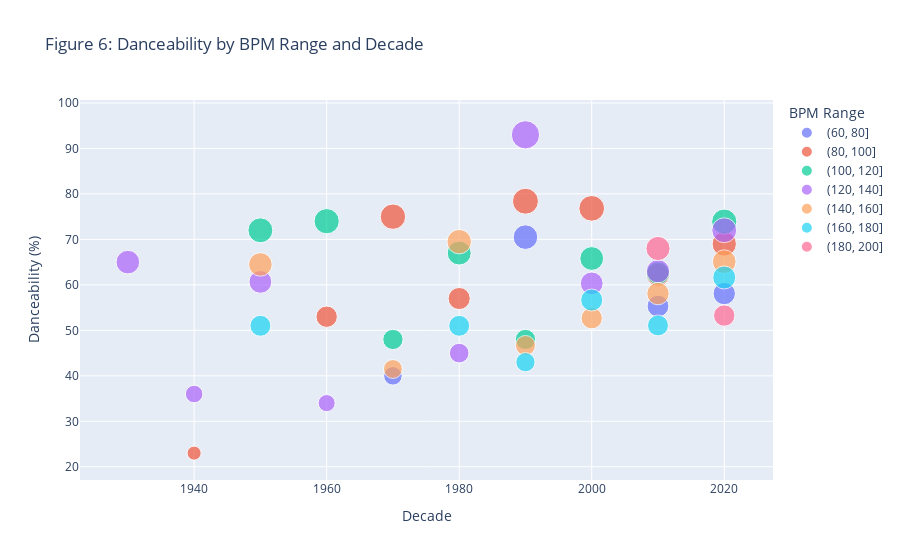

The code cell stored with this chart in its notebook:
### Code cell
df['decade'] = (df['released_year'] // 10) * 10
bpm_danceability = df.groupby(['bpm_range', 'decade'])['danceability_%'].mean().reset_index()
bpm_danceability_cleaned = bpm_danceability.dropna(subset=['danceability_%'])

bpm_danceability_cleaned['bpm_range'] = bpm_danceability_cleaned['bpm_range'].astype(str)

fig = px.scatter(
    bpm_danceability_cleaned,
    x='decade',
    y='danceability_%',
    color='bpm_range',
    size='danceability_%',  
    hover_data={
        "bpm_range": True,  
        "danceability_%": ":.2f",  
        "decade": True      
    },
    labels={
        "danceability_%": "Danceability (%)",
        "decade": "Decade",
        "bpm_range": "BPM Range"
    },
    title="Figure 6: Danceability by BPM Range and Decade",
    template="plotly",
)


fig.update_traces(
    hovertemplate="<b>Decade:</b> %{x}<br>" +
                  "<b>BPM Range:</b> %{customdata[0]}<br>" +
                  "<b>Danceability:</b> %{y:.2f}%<br>"
)


fig.show()

### Figure 1 — Plotly figure (JSON) as saved in the notebook; plotly's stock layout.template omitted (floating-point values rounded to 4 significant figures)
{"data": [{"customdata": [["(60, 80]"], ["(60, 80]"], ["(60, 80]"], ["(60, 80]"]], "hovertemplate": "<b>Decade:</b> %{x}<br><b>BPM Range:</b> %{customdata[0]}<br><b>Danceability:</b> %{y:.2f}%<br>", "legendgroup": "(60, 80]", "marker": {"color": "#636efa", "size": [40, 70.5, 55.33, 58.09], "sizemode": "area", "sizeref": 0.2325, "symbol": "circle"}, "mode": "markers", "name": "(60, 80]", "orientation": "v", "showlegend": true, "type": "scatter", "x": [1970, 1990, 2010, 2020], "xaxis": "x", "y": [40, 70.5, 55.33, 58.09], "yaxis": "y"}, {"customdata": [["(80, 100]"], ["(80, 100]"], ["(80, 100]"], ["(80, 100]"], ["(80, 100]"], ["(80, 100]"], ["(80, 100]"], ["(80, 100]"]], "hovertemplate": "<b>Decade:</b> %{x}<br><b>BPM Range:</b> %{customdata[0]}<br><b>Danceability:</b> %{y:.2f}%<br>", "legendgroup": "(80, 100]", "marker": {"color": "#EF553B", "size": [23, 53, 75, 57, 78.4, 76.83, 62.21, 69], "sizemode": "area", "sizeref": 0.2325, "symbol": "circle"}, "mode": "markers", "name": "(80, 100]", "orientation": "v", "showlegend": true, "type": "scatter", "x": [1940, 1960, 1970, 1980, 1990, 2000, 2010, 2020], "xaxis": "x", "y": [23, 53, 75, 57, 78.4, 76.83, 62.21, 69], "yaxis": "y"}, {"customdata": [["(100, 120]"], ["(100, 120]"], ["(100, 120]"], ["(100, 120]"], ["(100, 120]"], ["(100, 120]"], ["(100, 120]"], ["(100, 120]"]], "hovertemplate": "<b>Decade:</b> %{x}<br><b>BPM Range:</b> %{customdata[0]}<br><b>Danceability:</b> %{y:.2f}%<br>", "legendgroup": "(100, 120]", "marker": {"color": "#00cc96", "size": [72, 74, 48, 67, 48, 65.8, 62.58, 73.91], "sizemode": "area", "sizeref": 0.2325, "symbol": "circle"}, "mode": "markers", "name": "(100, 120]", "orientation": "v", "showlegend": true, "type": "scatter", "x": [1950, 1960, 1970, 1980, 1990, 2000, 2010, 2020], "xaxis": "x", "y": [72, 74, 48, 67, 48, 65.8, 62.58, 73.91], "yaxis": "y"}, {"customdata": [["(120, 140]"], ["(120, 140]"], ["(120, 140]"], ["(120, 140]"], ["(120, 140]"], ["(120, 140]"], ["(120, 140]"], ["(120, 140]"], ["(120, 140]"]], "hovertemplate": "<b>Decade:</b> %{x}<br><b>BPM Range:</b> %{customdata[0]}<br><b>Danceability:</b> %{y:.2f}%<br>", "legendgroup": "(120, 140]", "marker": {"color": "#ab63fa", "size": [65, 36, 60.67, 34, 45, 93, 60.33, 63, 72.02], "sizemode": "area", "sizeref": 0.2325, "symbol": "circle"}, "mode": "markers", "name": "(120, 140]", "orientation": "v", "showlegend": true, "type": "scatter", "x": [1930, 1940, 1950, 1960, 1980, 1990, 2000, 2010, 2020], "xaxis": "x", "y": [65, 36, 60.67, 34, 45, 93, 60.33, 63, 72.02], "yaxis": "y"}, {"customdata": [["(140, 160]"], ["(140, 160]"], ["(140, 160]"], ["(140, 160]"], ["(140, 160]"], ["(140, 160]"], ["(140, 160]"]], "hovertemplate": "<b>Decade:</b> %{x}<br><b>BPM Range:</b> %{customdata[0]}<br><b>Danceability:</b> %{y:.2f}%<br>", "legendgroup": "(140, 160]", "marker": {"color": "#FFA15A", "size": [64.5, 41.5, 69.5, 46.67, 52.67, 58.08, 65.11], "sizemode": "area", "sizeref": 0.2325, "symbol": "circle"}, "mode": "markers", "name": "(140, 160]", "orientation": "v", "showlegend": true, "type": "scatter", "x": [1950, 1970, 1980, 1990, 2000, 2010, 2020], "xaxis": "x", "y": [64.5, 41.5, 69.5, 46.67, 52.67, 58.08, 65.11], "yaxis": "y"}, {"customdata": [["(160, 180]"], ["(160, 180]"], ["(160, 180]"], ["(160, 180]"], ["(160, 180]"], ["(160, 180]"]], "hovertemplate": "<b>Decade:</b> %{x}<br><b>BPM Range:</b> %{customdata[0]}<br><b>Danceability:</b> %{y:.2f}%<br>", "legendgroup": "(160, 180]", "marker": {"color": "#19d3f3", "size": [51, 51, 43, 56.67, 51.08, 61.63], "sizemode": "area", "sizeref": 0.2325, "symbol": "circle"}, "mode": "markers", "name": "(160, 180]", "orientation": "v", "showlegend": true, "type": "scatter", "x": [1950, 1980, 1990, 2000, 2010, 2020], "xaxis": "x", "y": [51, 51, 43, 56.67, 51.08, 61.63], "yaxis": "y"}, {"customdata": [["(180, 200]"], ["(180, 200]"]], "hovertemplate": "<b>Decade:</b> %{x}<br><b>BPM Range:</b> %{customdata[0]}<br><b>Danceability:</b> %{y:.2f}%<br>", "legendgroup": "(180, 200]", "marker": {"color": "#FF6692", "size": [68, 53.25], "sizemode": "area", "sizeref": 0.2325, "symbol": "circle"}, "mode": "markers", "name": "(180, 200]", "orientation": "v", "showlegend": true, "type": "scatter", "x": [2010, 2020], "xaxis": "x", "y": [68, 53.25], "yaxis": "y"}], "layout": {"legend": {"itemsizing": "constant", "title": {"text": "BPM Range"}, "tracegroupgap": 0}, "title": {"text": "Figure 6: Danceability by BPM Range and Decade"}, "xaxis": {"anchor": "y", "domain": [0, 1], "title": {"text": "Decade"}}, "yaxis": {"anchor": "x", "domain": [0, 1], "title": {"text": "Danceability (%)"}}}}
